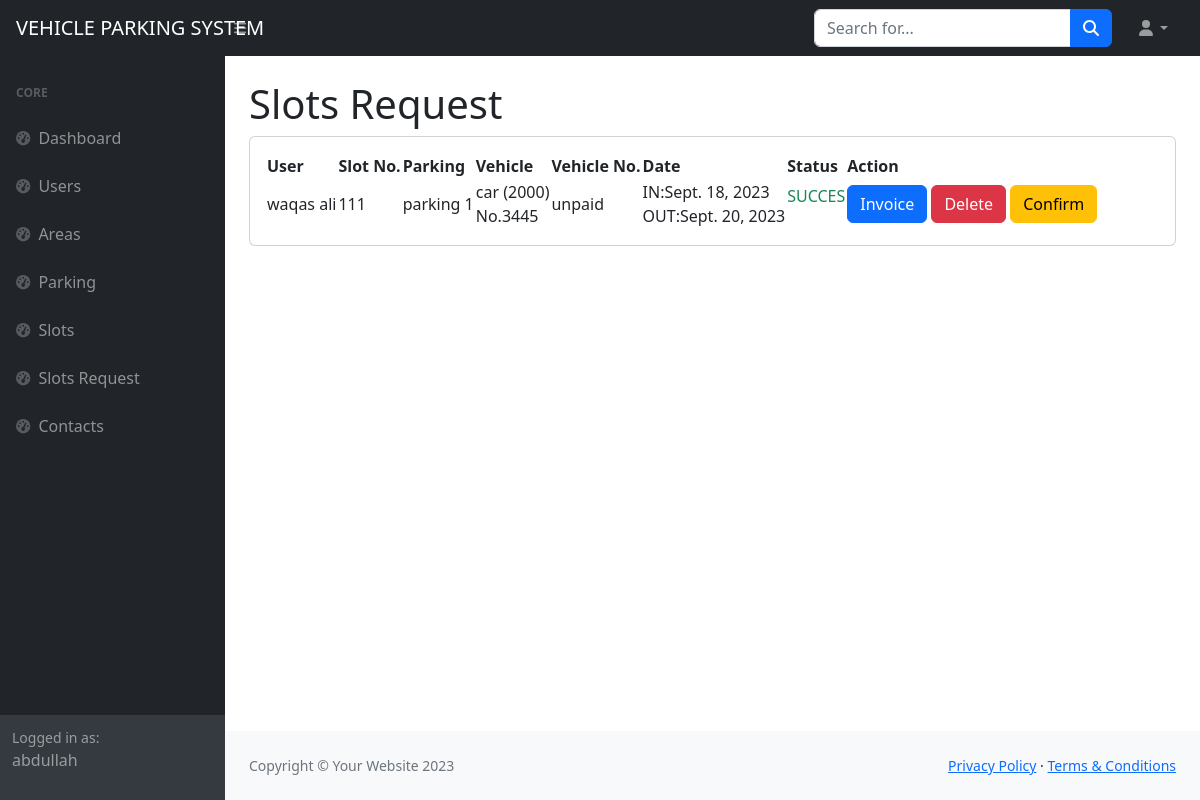
The page /backend/slots_request/ (signed in) on the database its author committed.
### accountss/models.py (models this page shows)
class CustomUser(AbstractUser):
    USERNAME_FIELD = 'email'
    username = models.CharField(max_length=150, unique=False)
    email = models.EmailField(unique=True,default=True)
    is_admin = models.BooleanField(default=True)
    is_customer = models.BooleanField(default=False)
    forget_password_token = models.CharField(max_length=1000,blank=True,null=True)
    REQUIRED_FIELDS = [] # removes email from REQUIRED_FIELDS

### backend/models.py (models this page shows)
class Slots_Request(models.Model):
    slots = models.ForeignKey(Slots, on_delete=models.CASCADE,null=True)
    user = models.ForeignKey(CustomUser,on_delete=models.CASCADE, null=True)
    catogry = models.CharField(max_length=100 , default=True)
    model = models.CharField(max_length=100 , default=True)
    num_plate = models.CharField(max_length=200,default=True)
    phone = models.IntegerField(default=True)
    in_date = models.DateField()
    out_date = models.DateField()
    address = models.CharField(max_length=500 , default=True)
    slot_status = models.BooleanField(default=True)
    payment = models.ImageField(upload_to='public', null=True,blank=True)

class Slots(models.Model):
    parking = models.ForeignKey(Parking, on_delete=models.CASCADE,null=True)
    slots_price =  models.IntegerField(default=True)
    slots_number = models.IntegerField(default=True)
    slot_color = models.BooleanField(default=True)

class Parking(models.Model):
    area = models.ForeignKey(Area, on_delete=models.CASCADE,null=True)
    name = models.CharField(max_length=200 , default=True)
    address = models.CharField(max_length=300 , default=True)

### accountss/decorators.py (the view)
    def wrapper(request, *args, **kwargs):
        if request.user.is_authenticated and request.user.is_admin:
            return view_func(request, *args, **kwargs)
        else:
            return redirect('admin_login')

### backend/views.py (called while the page is built)
@backend_required
def slots_request(request):
    req = Slots_Request.objects.all()
    return render(request,'admin_site/slots/slots_request.html',context={'requests':req})

### templates/admin_site/slots/slots_request.html
{% extends 'admin_site/base.html' %}
{% block content %}
<div id="layoutSidenav_content">
    <main>
        <div class="container-fluid px-4">
            <h1 class="mt-4">Slots Request</h1>
            <div class="card mb-4">
                <div class="card-body">
                    <table id="datatablesSimple">
                        <thead>
                            <tr>
                                <th>User</th>
                                <th>Slot No.</th>
                                <th>Parking</th>
                                <th>Vehicle</th>
                                <th>Vehicle No.</th>
                                <th>Date</th>
                                <th>Status</th>
                                <th>Action</th>
                            </tr>
                        </thead>
                        <tbody>
                            {% for req in requests %}
                            <tr>
                                <td>{{req.user.username}}</td>
                                <td>{{req.slots.slots_number}}</td>
                                <td>{{req.slots.parking.name}}</td>
                                <td>{{req.catogry}} ({{req.model}})<br>No.{{req.num_plate}}</td>
                                {% if req.payment %}
                                <td>
                                    <a data-bs-target="#view{{req.id}}" data-bs-toggle="modal"><img src="{{req.payment.url}}" style="width: 30px;"></a>
                                    <div class="modal" id="view{{req.id}}" tabindex="-1" role="dialog">
                                        <div class="modal-dialog" role="document">
                                          <div class="modal-content">
                                            <div class="modal-header">
                                              <button type="button" class="btn-close" data-bs-dismiss="modal" aria-label="Close">
                                              </button>
                                            </div>
                                            <div class="modal-body text-center">
                                                <img src="{{req.payment.url}}" style="width: 300px;">
                                            </div>
                                          </div>
                                        </div>
                                      </div>
                                </td>
                                {% else %}
                                <td>unpaid</td>
                                {% endif %}
                                <td>IN:{{req.in_date}}<br> OUT:{{req.out_date}}</td>
                                {% if req.slot_status %}
                                <td><p class="text-success">SUCCES</p></td>
                                {% else %}
                                <td><p class="text-danger">PENDING</p></td>
                                {% endif %}
                                <td>
                                    <a href="{% url 'invoice' req.id %}" type="button" class="btn btn-primary">
                                        Invoice
                                      </a>
                                      <a href= "{% url 'delete_slots_request' req.id %}" type="button" class="btn btn-danger">
                                        Delete
                                      </a>
                                      <a href= "{% url 'confirm_slot' req.id %}" type="button" class="btn btn-warning">
                                        Confirm
                                      </a>
                                </td>
                            </tr>
                            {% endfor %}
                        </tbody>
                    </table>
                </div>
            </div>
        </div>
    </main>
{% endblock %}

### templates/admin_site/sidebar.html
 <div id="layoutSidenav">
            <div id="layoutSidenav_nav">
                <nav class="sb-sidenav accordion sb-sidenav-dark" id="sidenavAccordion">
                    <div class="sb-sidenav-menu">
                        <div class="nav">
                            <div class="sb-sidenav-menu-heading">Core</div>
                            <a class="nav-link" href="{% url 'index' %}">
                                <div class="sb-nav-link-icon"><i class="fas fa-tachometer-alt"></i></div>
                                Dashboard
                            </a>
                            <a class="nav-link" href="{% url 'user_list' %}">
                                <div class="sb-nav-link-icon"><i class="fas fa-tachometer-alt"></i></div>
                                Users
                            </a>
                            <a class="nav-link" href="{% url 'area_list' %}">
                                <div class="sb-nav-link-icon"><i class="fas fa-tachometer-alt"></i></div>
                                Areas
                            </a>
                            <a class="nav-link" href="{% url 'parking_list' %}">
                                <div class="sb-nav-link-icon"><i class="fas fa-tachometer-alt"></i></div>
                                Parking
                            </a>
                            <a class="nav-link" href="{% url 'slots_list' %}">
                                <div class="sb-nav-link-icon"><i class="fas fa-tachometer-alt"></i></div>
                                Slots
                            </a>
                            <a class="nav-link" href="{% url 'slots_request' %}">
                                <div class="sb-nav-link-icon"><i class="fas fa-tachometer-alt"></i></div>
                                Slots Request
                            </a>
                            <a class="nav-link" href="{% url 'contact_list' %}">
                                <div class="sb-nav-link-icon"><i class="fas fa-tachometer-alt"></i></div>
                                Contacts
                            </a>
                        </div>
                    </div>
                    <div class="sb-sidenav-footer">
                        <div class="small">Logged in as:</div>
                        {% if user.is_authenticated %}
                        <p>{{request.user.username}}</p>
                        {% endif %}
                    </div>
                </nav>
            </div>

### rows shown on the page
CustomUser: user.username "abdullah"
Slots_Request: user.username "waqas ali", slots.slots_number "111", slots.parking.name "parking 1", catogry "car", model "2000", num_plate "3445", payment "unpaid", in_date "Sept. 18, 2023", out_date "Sept. 20, 2023", slot_status "SUCCES"
